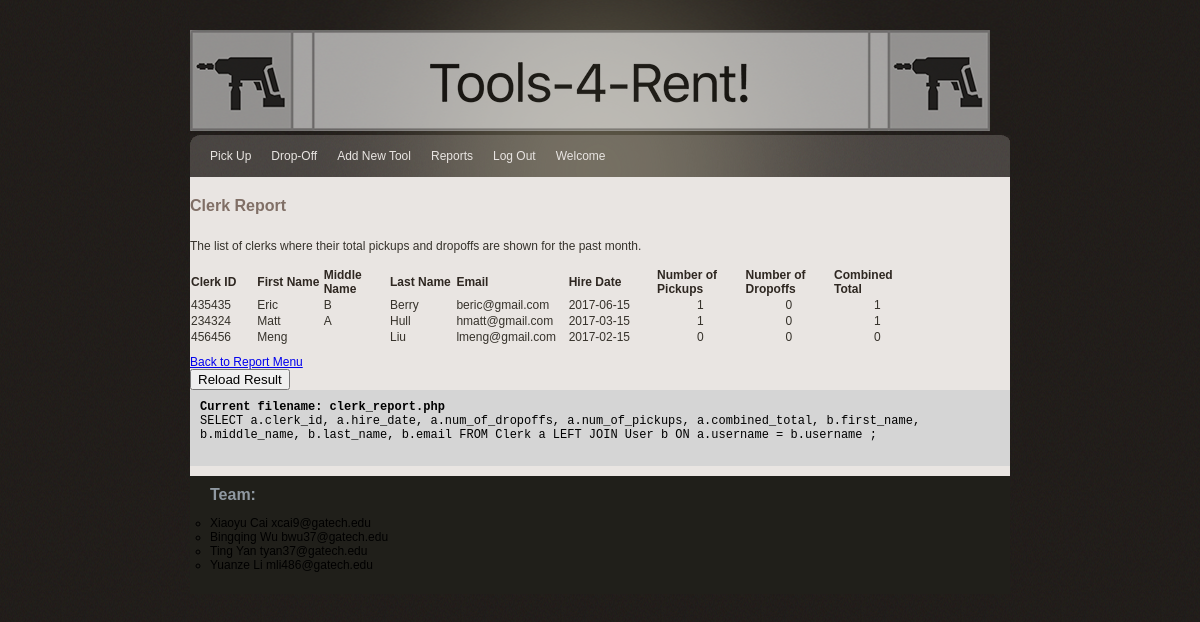
The app's page /clerk_report.php with its own data.
### tables this page shows
CREATE TABLE Clerk(
	username VARCHAR(50) NOT NULL,
	clerk_id INT NOT NULL AUTO_INCREMENT,
	hire_date DATE NOT NULL,
	num_of_dropoffs INT NULL,
	num_of_pickups INT NULL,
	combined_total INT NULL,
	is_first_time_login BOOLEAN NOT NULL,
	UNIQUE KEY username (username),
	KEY clerk_id (clerk_id),
	PRIMARY KEY (username),
	FOREIGN KEY (username)
		REFERENCES User(username)
);

CREATE TABLE User(
	username VARCHAR(50) NOT NULL,
	password VARCHAR(50) NOT NULL,
	email VARCHAR(250) NOT NULL,
	first_name VARCHAR(100) NOT NULL,
	middle_name VARCHAR(100) NOT NULL,
	last_name VARCHAR(50) NOT NULL,
	PRIMARY KEY (username),
	UNIQUE KEY username (username)
);

### lib/common.php (called while the page is built, shortened)
<?php
$query_msg = [];
$encodedStr = basename($_SERVER['REQUEST_URI']);
$current_filename = urldecode($encodedStr);
?>

### clerk_report.php (the view, shortened to what this page needs)
<?php include('lib/common.php');
?>
<?php include("lib/header.php"); ?>
<?php
	include("lib/header.php");
?>
<html>
<head>
</head>
<body>
      <div id="main_container">
          <?php include('lib/menu_clerk.php');?>
          <div class="center_content">
            <div class="reservation_summary_section">
              <div class="subtitle">Clerk Report</div>
                <br>
                The list of clerks where their total pickups and dropoffs are shown for the past month.
                <br>
                <br>
                <table id="myTable" style="width:100%" >
                    <col width="60">
                    <col width="60">
                    <col width="60">
                    <col width="60">
                    <col width="80">
                    <col width="80">
                    <col width="80">
                    <col width="80">
                    <col width="80">
                    <col width="80">
                    <tr>
                        <td class="heading" style="cursor: pointer" onclick="sortTable(0)">Clerk ID</td>
                        <td class="heading" style="cursor: pointer" onclick="sortTable(1)">First Name</td>
                        <td class="heading" style="cursor: pointer" onclick="sortTable(2)">Middle Name</td>
                        <td class="heading" style="cursor: pointer" onclick="sortTable(3)">Last Name</td>
                        <td class="heading" style="cursor: pointer" onclick="sortTable(4)">Email</td>
                        <td class="heading" style="cursor: pointer" onclick="sortTable(5)">Hire Date</td>
                        <td class="heading" style="cursor: pointer" onclick="sortTable(6)">Number of Pickups</td>
                        <td class="heading" style="cursor: pointer" onclick="sortTable(7)">Number of Dropoffs</td>
                        <td class="heading" style="cursor: pointer" onclick="sortTable(8)">Combined Total</td>
                    </tr>
                    <?php
                    $query = "SELECT a.clerk_id, a.hire_date, a.num_of_dropoffs, a.num_of_pickups, a.combined_total, b.first_name, b.middle_name, b.last_name, b.email " .
                    "FROM Clerk a LEFT JOIN User b " .
                    "ON a.username = b.username " ;
	              $result = mysqli_query($db, $query);
	              while ($row = mysqli_fetch_array($result, MYSQLI_ASSOC)){
                      print '<tr>';
                      print '<td>' . $row['clerk_id'] . ' '. '</td>';
                      print '<td>' . $row['first_name'] . ' '. '</td>';
                      print '<td>' . $row['middle_name'] . ' '. '</td>';
                      print '<td>' . $row['last_name'] . ' '. '</td>';
                      print '<td>' . $row['email'] . ' '. '</td>';
                      print '<td>' . $row['hire_date'] . '   '. '</td>';
                      $query = "SELECT COUNT(pick_up_clerk_username) as myCount FROM `Reservation`
									WHERE Reservation.pick_up_clerk_username='{$row['email']}'
									and MONTH(start_date) = MONTH(Now());";
                      $pick_up_result = mysqli_query($db, $query);
                      $pick_up_count = mysqli_fetch_array($pick_up_result, MYSQLI_ASSOC);
                      print "<td style=\"text-align: center\">" . $pick_up_count['myCount'] . "</td>";
                      $query = "SELECT COUNT(drop_off_clerk_username) as myCount FROM `Reservation`
									WHERE Reservation.drop_off_clerk_username='{$row['email']}'
									and MONTH(end_date) = MONTH(Now());";
                      $drop_off_result = mysqli_query($db, $query);
                      $drop_off_count = mysqli_fetch_array($drop_off_result, MYSQLI_ASSOC);
                      print "<td style=\"text-align: center\">" . $drop_off_count['myCount'] . "</td>";
                      $total = $drop_off_count['myCount']+ $pick_up_count['myCount'];
                      print "<td style=\"text-align: center\">" . $total . "</td>";
                      print '</tr>';
                  }
	              ?>
                </table>
                <div class="back to generate report menu">
                    <div class="center_content">
                        <td><a href="generate_reports.php">Back to Report Menu</a></td>
                        <form action="" enctype="multipart/form-data">
                            <input type="submit" value="Reload Result">
                        </form>
                        <?php include("lib/error.php"); ?>
                    </div>
                </div>
              <?php include("lib/footer.php"); ?>
              </div>
              </div>
              </div>
</body>
</html>

### lib/header.php (shortened to what this page needs)
<!DOCTYPE html>
	<head>
		<link rel="stylesheet" type="text/css" href="css/gtonline_style.css" />

### lib/menu_clerk.php
<div id="header">
             <div class="logo"><img src="img/Tool4Rent_logo.png" style="opacity:0.6;background-color:E9E5E2;" border="0" alt="" title="GT Online Logo"/></div>
</div>
<div class="nav_bar">
	<ul>
                 <li><a href="pick_up.php" <?php if($current_filename=='pick_up.php') echo "class='active'"; ?>>Pick Up</a></li>
		<li><a href="drop_off.php" <?php if($current_filename=='drop_off.php') echo "class='active'"; ?>>Drop-Off</a></li>
                 <li><a href="add_new_tool.php" <?php if($current_filename=='add_new_tool.php') echo "class='active'"; ?>>Add New Tool</a></li>
                 <li><a href="generate_reports.php" <?php if($current_filename=='generate_reports.php') echo "class='active'"; ?>>Reports</a></li>
                 <li><a href="logout.php" <span class='glyphicon glyphicon-log-out'></span> Log Out</a></li>
                 <li><a >Welcome <?php echo $_SESSION['username']; ?></a></li>
             </ul>
</div>

### lib/error.php (shortened to what this page needs)
   <?php if($query_msg) {  ?>
   <div class='query'>
        <div class=query_msg'>
           <?php
               foreach ($query_msg as $query) {
                   echo $query . NEWLINE;
                }
           ?>
       </div>
   </div>
<?php } ?>

### lib/footer.php
        <div id="footer">
            <div class="footer">
            	<div class="resource_title">Team:</div>
                <ul style="list-style-type:circle">
	<li>Xiaoyu Cai xcai9@gatech.edu</li>
                <li>Bingqing Wu bwu37@gatech.edu</li>
                <li>Ting Yan tyan37@gatech.edu</li>
                <li>Yuanze Li mli486@gatech.edu</li>
	</ul>
</div>
        </div>

### css/gtonline_style.css (style rules this page uses)
body { background:url(../img/bg.gif) repeat #000000; padding:0; font-family: Verdana, Geneva, sans-serif; font-size:12px; margin:auto auto auto auto; color:#36322b; }
table { width: 100%; border-collapse: collapse; }
th, td { padding: 1px; text-align: left; }
ul { text-align: left; padding:0px; }
li { padding:0px; }
#main_container { width:820px; height:auto; margin:auto; padding:0px; }
#header { width:820px; height:135px; margin:0px; padding:0px; background:url(../img/header_bg.gif) no-repeat center top; }
.logo { padding:30px 0 0 0px; }
.query { float: left; width:800px; position: relative; padding:10px 10px 10px 10px; font-family: Consolas, monaco, monospace; background-color: #D5D5D5; color: black; }
.heading { font-size:12px; color:#2e2721; font-weight:bold; }
.subtitle { width: 600px; font-family: Verdana, Geneva, sans-serif; font-weight:bold; font-size:16px; color:#806F66; padding:10px 0px 10px 0px; }
.nav_bar { width:820px; height:42px; margin:0px; font-family: Verdana, Geneva, sans-serif; background:url(../img/menu_bg.gif) no-repeat left; }
.nav_bar ul { list-style:none; padding:0 0 0 10px; margin:0px; }
.nav_bar ul li { display:inline; }
.nav_bar ul li a { float:left; height:42px; border:none; padding:0 10px 0 10px; text-decoration:none; color:#E9E5E2; line-height:42px; font-size:12px; }
.center_content { width:820px; height:auto; padding:10px 0px 10px 0px; clear:both; background-color:#E9E5E2; }
.resource_title { width: 600px; font-family: Verdana, Geneva, sans-serif; font-weight:bold; font-size:16px; color:#9099A2; padding:0px 0px 0px 0px; }
.footer { width:790px; height:auto; font-family: Palatino, sans-serif; color:black; float:left; padding:10px 10px 10px 20px; background-color: #201F1A; }

### records on screen
clerk: clerk "435435", username.first_name "Eric", username.middle_name "B", username.last_name "Berry", username.email "beric@gmail.com", hire_date "2017-06-15", myCount "1", myCount "0", total "1"
clerk: clerk "234324", username.first_name "Matt", username.middle_name "A", username.last_name "Hull", username.email "hmatt@gmail.com", hire_date "2017-03-15", myCount "1", myCount "0", total "1"
clerk: clerk "456456", username.first_name "Meng", username.last_name "Liu", username.email "lmeng@gmail.com", hire_date "2017-02-15", myCount "0", total "0"

### other values on screen
$query "Current filename: clerk_report.php"
$query "SELECT a.clerk_id, a.hire_date, a.num_of_dropoffs, a.num_of_pickups, a.combined_total, b.first_name, b.middle_name, b.last_name, b.email FROM Clerk a LEFT JOIN User b ON a.username = b.username ;"
